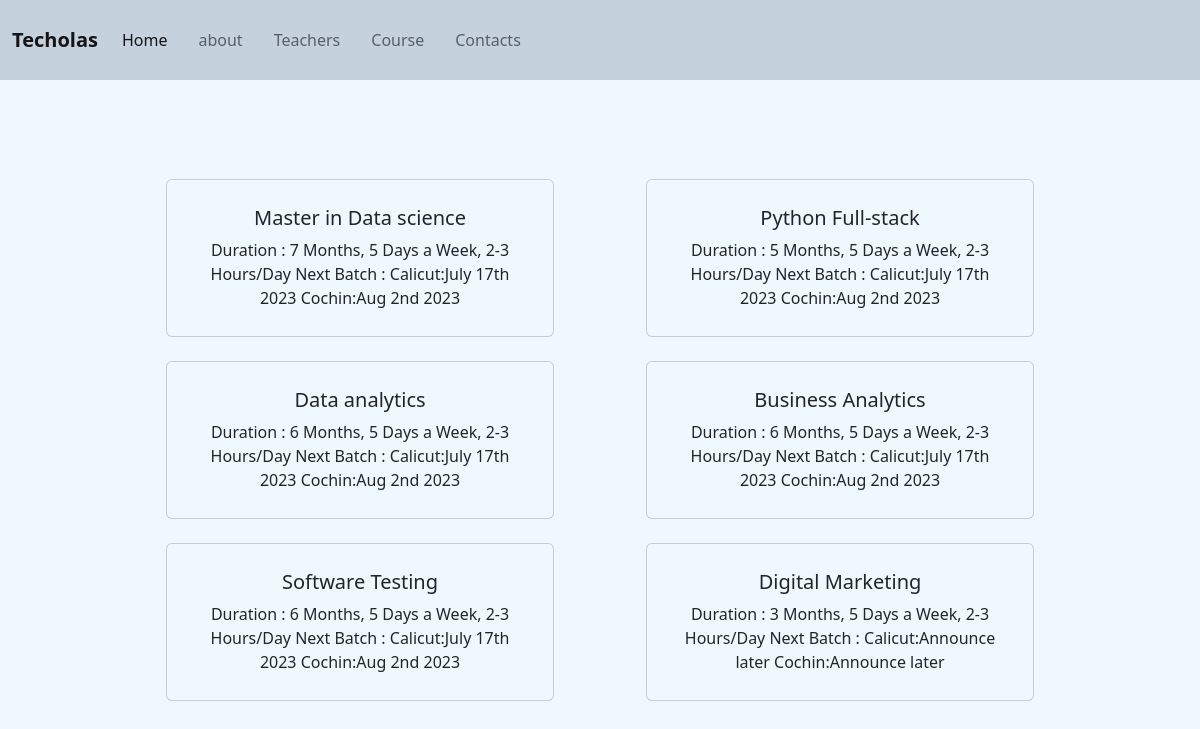
Page /courses/ on the committed database.
### app1/models.py (models this page shows, shortened)
class Details(models.Model):
    name = models.CharField(max_length=36,null=True,blank=True);
    course_details = models.TextField(null=True,blank=True);

### app1/views.py (the view)
# urls.py: path('courses/',views.courses,name='courses'),
def courses (request):
    course_details={
        "detail":Details.objects.all()
    }
    return render(request,'courses.html',course_details)

### app1/templates/courses.html (shortened to what this page needs)
{% extends "base.html" %}
{% load static %}
{% block content %}
<div class="rows course-div">
  <div class="row row-cols-1 row-cols-md-2 g-4">
    {% for i in detail %}
    <div class="col">
      <div class="card">
        <div class="card-body">
          <h5 class="card-title">{{i.name}}</h5>
          <p class="card-text">{{i.course_details}}</p>
        </div>
      </div>
    </div>
    {% endfor %}
  </div>
</div>
{% endblock content %}

### static/css/style.css (style rules this page uses)
.course-div { height: 90vh; background-color: aliceblue; }
.card { text-align: center; }
.col .card { background-color: aliceblue; display: flex; align-items: center; justify-content: center; width: 85%; padding: 10px; }
.row { width: 80%; display: flex; justify-content: center; align-items: center; }
.col { display: flex; justify-content: center; align-items: center; }
.rows { display: flex; justify-content: center; align-items: center; }

### rows in the picture
Details: name "Master in Data science", course_details "Duration : 7 Months, 5 Days a Week, 2-3 Hours/Day Next Batch : Calicut:July 17th 2023 Cochin:Aug 2nd 2023"
Details: name "Python Full-stack", course_details "Duration : 5 Months, 5 Days a Week, 2-3 Hours/Day Next Batch : Calicut:July 17th 2023 Cochin:Aug 2nd 2023"
Details: name "Data analytics", course_details "Duration : 6 Months, 5 Days a Week, 2-3 Hours/Day Next Batch : Calicut:July 17th 2023 Cochin:Aug 2nd 2023"
Details: name "Business Analytics", course_details "Duration : 6 Months, 5 Days a Week, 2-3 Hours/Day Next Batch : Calicut:July 17th 2023 Cochin:Aug 2nd 2023"
Details: name "Software Testing", course_details "Duration : 6 Months, 5 Days a Week, 2-3 Hours/Day Next Batch : Calicut:July 17th 2023 Cochin:Aug 2nd 2023"
Details: name "Digital Marketing", course_details "Duration : 3 Months, 5 Days a Week, 2-3 Hours/Day Next Batch : Calicut:Announce later Cochin:Announce later"
